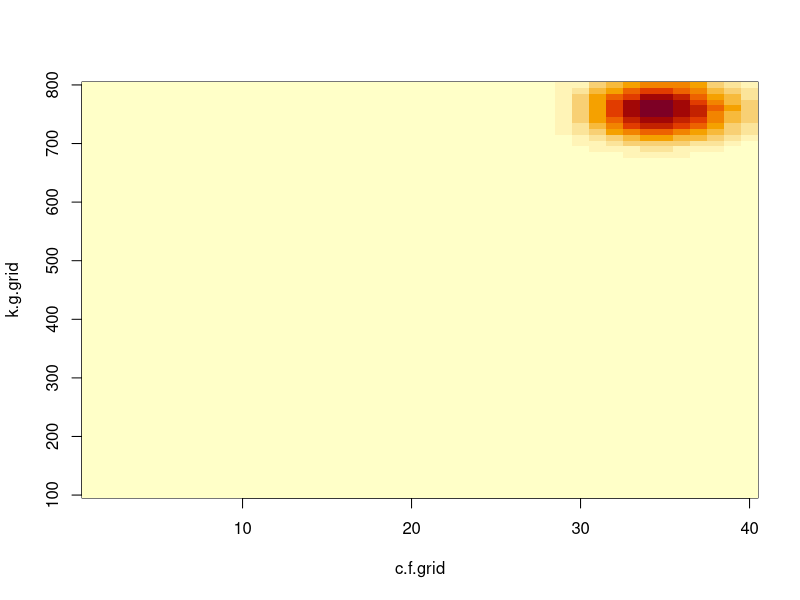
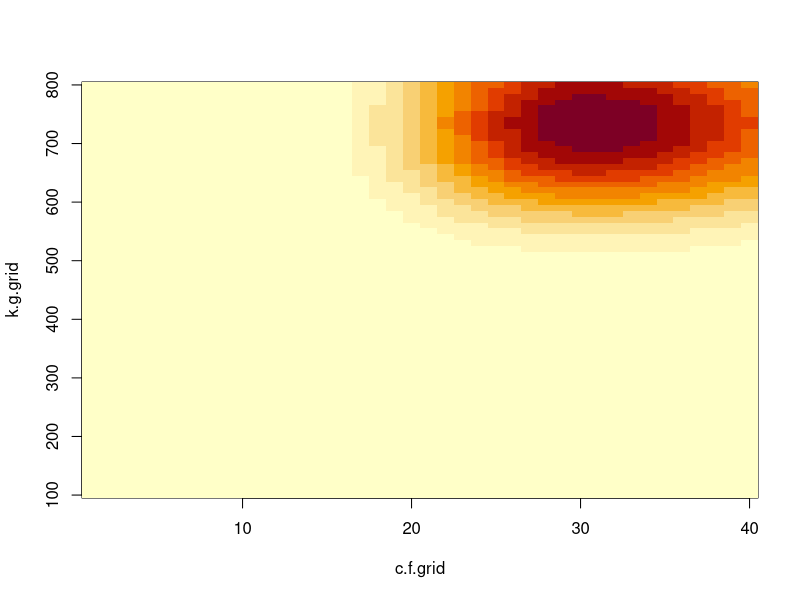
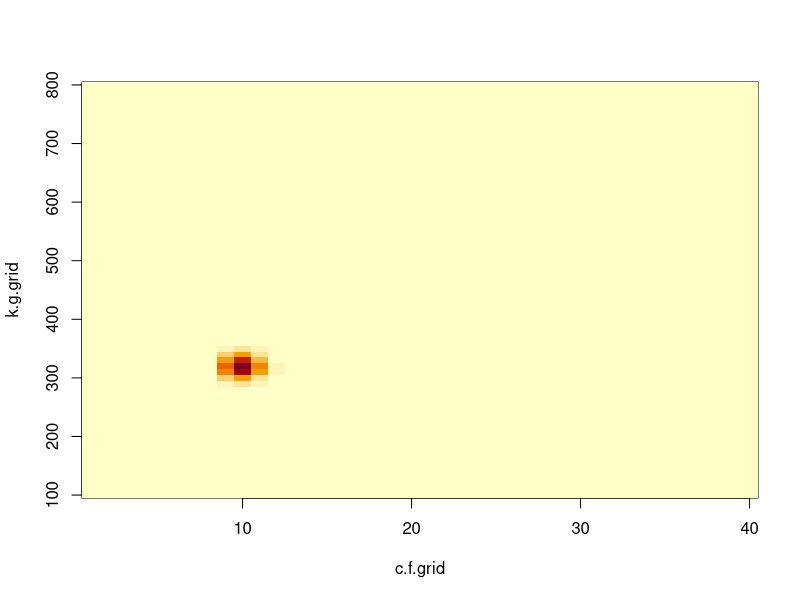
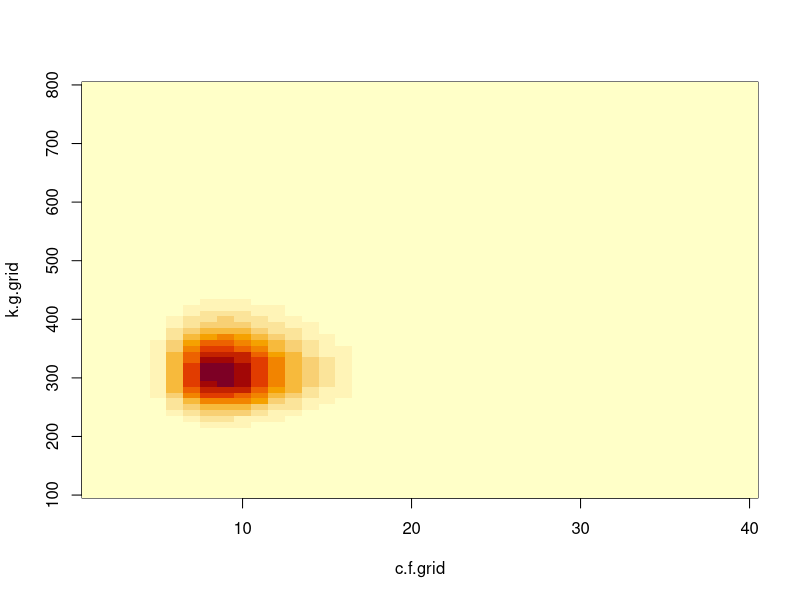
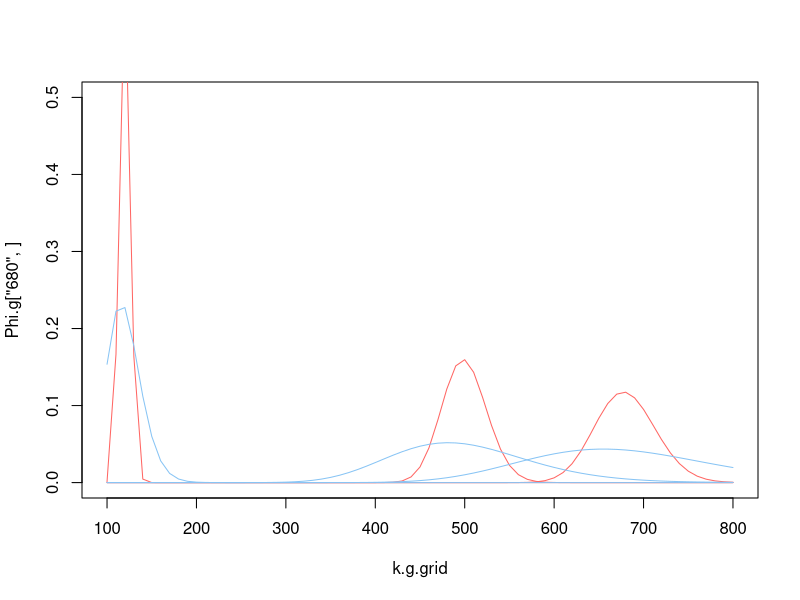
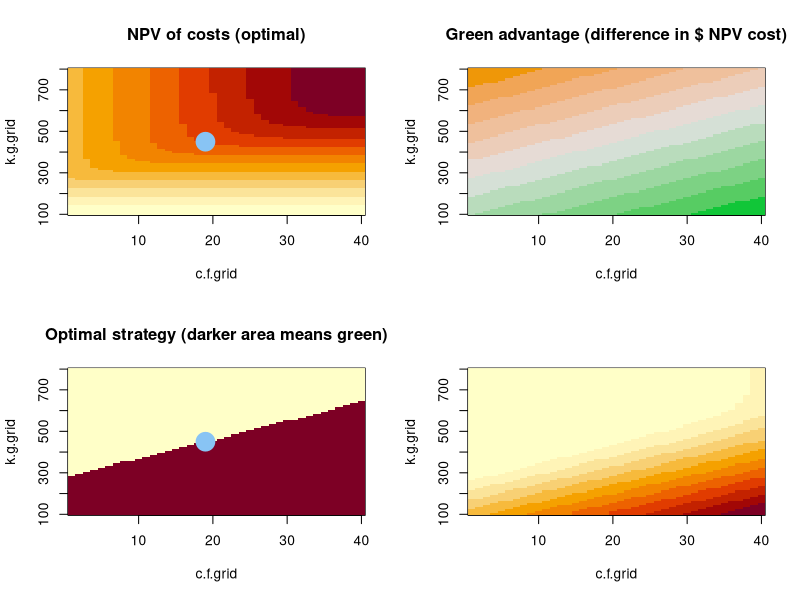
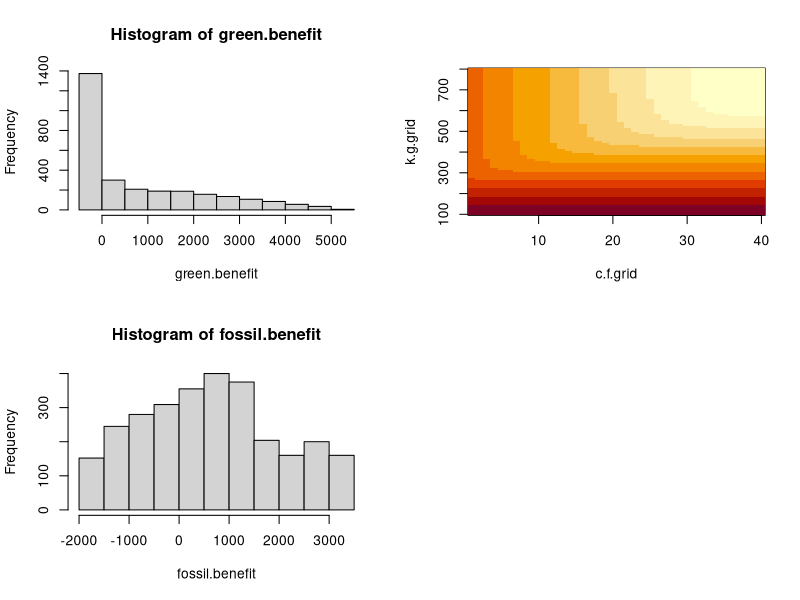

Reproduce these figures in R, in order.
palette(c(rgb(4, 39, 60, maxColorValue=255), # RFF black
          rgb(116,100,94, maxColorValue=255), # RFF brown
          rgb(80,177,97, maxColorValue=255), # RFF green
          rgb(136,196,244, maxColorValue=255), # RFF blue
          rgb(255, 102, 99, maxColorValue=255), # RFF coral
          rgb(118, 94, 165, maxColorValue=255), # RFF purple
          rgb(244, 162, 95, maxColorValue=255), # RFF orange
          rgb(235, 211, 103, maxColorValue=255), # RFF yellow
          rgb(224, 228, 231, maxColorValue=255))) # RFF light gray

rm(list=ls())
set.seed(1)
# Discount rate
r = 0.1

#### Capital costs
## Green cost parameters
# Capital
k.g.0 = 450
mu.g = 0
sigma.g = 0.05
# Operating
c.g = 0

## Fossil cost parameters
# Capital
k.f = 277.5 # for L=1
# k.f = 278 # for L=10. To do: update

# Operating
c.f.0 = 19 # for L=1
mu.f = 0
# sigma.f = 0.1118 # for L=10. To do: update
sigma.f = 0.09133 # for L=1

# Asset life
# L = 10 # To do: update
L = 1
DF = 1/(1+r)^(1:L)

# Output/year
# q = 1 # for L=10 (To do)
q = 10

# Simulate cost process
# GBM function
generate.GBM = function(mu, sigma, T=100, B=1000, S0=1) {
  t = 1:T
  
  # Compute geometric brownian motion
  eps <- matrix(rnorm(T*B), ncol = B, nrow = T)  
  
  # S0 = 100 # starting value
  # mu = 0.02
  # sigma = 0.01
  
  x <- exp((mu - sigma * sigma / 2) + sigma * eps)
  x[1:5,1:5]
  
  S <- apply(rbind(rep(S0, B), x), 2, cumprod)
  return(S)
}
set.seed(1)
c.f = generate.GBM(mu=mu.f, sigma=sigma.f, S0=c.f.0, T=20, B=10000)

# Expected costs in L years
k.g.0*exp(mu.g*L) + sum(c.g*q*DF) # green
k.f + c.f.0*sum(exp(mu.f*L)*exp(mu.f*(1:L))*q*DF)  #  fossil
c.f.0*exp(mu.f*L); mean(c.f[L+1,]) # mean matches
c.f.0^2*exp(2*mu.f*L)*(exp(sigma.f^2*L) - 1); var(c.f[L+1,]) # var ~matches

# Variance in costs in L years
k.g.0^2*exp(2*mu.g*L)*(exp(sigma.g^2 * L) - 1) # green
c.f.replace.sum = k.f + apply(c.f, 2, function(x) sum(x[(L+2):(2*L+1)]*q*DF))
var(c.f.replace.sum) # fossil

# Expected LCOE as of today
k.g.0/sum((q*DF))
(k.f + sum(c.f.0*exp(mu.f*(1:L))*q*DF))/sum(q*DF)

# Set up matrices with conditional probability densities for k.g[t+1] given k.g[t],
# and similarly for c.f
# Discretize into a given number states of each, with the probability of going from 
# price level i to level j, Phi.g[i,j] for green and Phi.f[i,j] for fossil.
k.g.grid = seq(100, 800, by=10)
c.f.grid = seq(1, 40, by=1)

grid.length.g = length(k.g.grid)
grid.length.f = length(c.f.grid)
grid.length.g*grid.length.f # state space size: 2,840 points

# Create a function giving probability distribution of price
dgbm = function(x, mu, sigma, t, x0) {
  return(dlnorm(x, meanlog = log(x0) + (mu-1/2*sigma^2)*t, sdlog = sigma*sqrt(t)))
  # return(1/sqrt(2*pi)*1/(x*sigma*sqrt(t))*exp(-(log(x)-log(x0)-(mu-0.5*sigma^2)*t)^2/(2*sigma^2*t))) # same
  # https://en.wikipedia.org/wiki/Geometric_Brownian_motion
}
t=10
# Check:
dgbm(k.g.grid, mu=mu.g, sigma=sigma.g, t=t, x0=k.g.0)/
dlnorm(k.g.grid, meanlog=log(k.g.0) + (mu.g-1/2*sigma.g^2)*t, sdlog=sigma.g*sqrt(t))

# Compute diffusion matrices
# (To do: change to also calculate these for 1 through L?)
Phi.g <- Phi.g.10 <- matrix(0, nrow=grid.length.g, ncol=grid.length.g)
rownames(Phi.g) <- colnames(Phi.g) <- k.g.grid
rownames(Phi.g.10) <- colnames(Phi.g.10) <- k.g.grid

Phi.f <- Phi.f.10 <- matrix(0, nrow=grid.length.f, ncol=grid.length.f)
rownames(Phi.f) <- colnames(Phi.f) <- c.f.grid
rownames(Phi.f.10) <- colnames(Phi.f.10) <- c.f.grid

# for c.f
for (i in 1:grid.length.f) {
  Phi.f[i,] =    dgbm(c.f.grid, mu=mu.f, sigma=sigma.f, x0=c.f.grid[i], t=1)/sum(dgbm(c.f.grid, mu=mu.f, sigma=sigma.f, x0=c.f.grid[i], t=1))
  Phi.f.10[i,] = dgbm(c.f.grid, mu=mu.f, sigma=sigma.f, x0=c.f.grid[i], t=10)/sum(dgbm(c.f.grid, mu=mu.f, sigma=sigma.f, x0=c.f.grid[i], t=10))
}
# for k.g
for (i in 1:grid.length.g) {
  Phi.g[i,] =    dgbm(k.g.grid, mu=mu.g, sigma=sigma.g, x0=k.g.grid[i], t=1)/sum(dgbm(k.g.grid, mu=mu.g, sigma=sigma.g, x0=k.g.grid[i], t=1))
  Phi.g.10[i,] = dgbm(k.g.grid, mu=mu.g, sigma=sigma.g, x0=k.g.grid[i], t=10)/sum(dgbm(k.g.grid, mu=mu.g, sigma=sigma.g, x0=k.g.grid[i], t=10))
}
range(apply(Phi.g, 1, sum))
range(apply(Phi.g.10, 1, sum))

## Compute joint conditional probability distributions
# This will give a matrix of probabilities of jumping to a (k.g[t+h], c.f[t+h]) pair,
# given the current (k.g[t], c.f[t]) pair. We need such a matrix for every (k.g[t], c.f[t]) pair
# Hence we will have an array of matrices. Both the array and each matrix will have 
# rows corresponding to c.f.grid and columns matching k.g.grid.
# This should match the dimensions of the optimal strategy vector.
dummy.mat = matrix(0, nrow=grid.length.f, ncol=grid.length.g)
Phi.f.g <- Phi.f.g.10 <-  array(list(dummy.mat), dim=c(grid.length.f, grid.length.g), dimnames=list(c.f.grid, k.g.grid))

rep.row<-function(x,n) matrix(rep(x,each=n),nrow=n)
rep.col<-function(x,n) matrix(rep(x,each=n), ncol=n, byrow=TRUE)

for (i in 1:grid.length.f) for (j in 1:grid.length.g) {
  # note: this for t=1 step ahead
  # Phi.f.g[[i,j]] = rep.row(Phi.f[i,], grid.length.g) * rep.col(Phi.g[j,], grid.length.f) # old
  Phi.f.g[[i,j]] = rep.row(Phi.g[j,], grid.length.f) * rep.col(Phi.f[i,], grid.length.g) 
  Phi.f.g[[i,j]]  = Phi.f.g[[i,j]] / sum(Phi.f.g[[i,j]] ) # normalize to a probability matrix
  
  # for t=10 steps ahead (To do: change to calculate these for 1 through L?)
  # Phi.f.g.10[[i,j]] = rep.row(Phi.f.10[i,], grid.length.g) * rep.col(Phi.g.10[j,], grid.length.f) # old
  Phi.f.g.10[[i,j]] = rep.row(Phi.g.10[j,], grid.length.f) * rep.col(Phi.f.10[i,], grid.length.g) 
  Phi.f.g.10[[i,j]]  = Phi.f.g.10[[i,j]] / sum(Phi.f.g.10[[i,j]] ) # normalize to a probability matrix
  
  rownames(Phi.f.g[[i,j]]) <- rownames(Phi.f.g.10[[i,j]]) <-  c.f.grid
  colnames(Phi.f.g[[i,j]]) <- colnames(Phi.f.g.10[[i,j]]) <-  k.g.grid
}

# Visualize
image(Phi.f.g[['35','760']], x=c.f.grid, y=k.g.grid) # probability of going from (c.f=$35, k.g=$760) to every other pair
image(Phi.f.g.10[['35','760']], x=c.f.grid, y=k.g.grid)
image(Phi.f.g[['10','320']], x=c.f.grid, y=k.g.grid)
image(Phi.f.g.10[['10','320']], x=c.f.grid, y=k.g.grid)
range(apply(Phi.f.g, 1:2, function(x) sum(x[[1]]))) # check that every matrix's rows sum to 1
range(apply(Phi.f.g, 1:2, function(x) sum(x[[1]]))) # each matrix's probabilities should sum to 1

# But if you're sufficiently away from the edges, its essentially fine
plot(Phi.g['680',] ~ k.g.grid, type='l', ylim=c(0,0.50), col=5)
lines(Phi.g['120',] ~ k.g.grid, type='l', col=5)
lines(Phi.g['500',] ~ k.g.grid, type='l', col=5)
lines(Phi.g.10['680',] ~ k.g.grid, type='l', col=4)
lines(Phi.g.10['120',] ~ k.g.grid, type='l', col=4)
lines(Phi.g.10['500',] ~ k.g.grid, type='l', col=4)

# Create optimal strategy matrix for each (k.g, c.f)
# (initial values are arbitrary. They will be overwritten on each iteration)
opt.strat = array(NA, dim=c(grid.length.f, grid.length.g),
                  dimnames=list(c.f.grid, k.g.grid)) # optimal strategies: 1=fossil, 2=green
dim(opt.strat)
# initial guess: above-average c.f values and below-average k.g values will 
# encourage green investments that is, the lower triangle of opt.strat (high fossil cost/low green)
# is 2, and the rest is 1.
opt.strat[upper.tri(opt.strat)] = 1
opt.strat[lower.tri(opt.strat, diag=T)] = 2
table(opt.strat)

grid.size = grid.length.f*grid.length.g
# Initiate value function. One value for each state. initial value is arbitrary
V = array(runif(grid.size), dim=c(grid.length.f, grid.length.g),
          dimnames=list(c.f.grid, k.g.grid))

# check that dimensions of V, opt.strat, and Phi.f.g[[i,j]] match
if (!identical(dimnames(V), dimnames(opt.strat))) stop('Error on opt.strat')
if (!identical(dimnames(V), dimnames(Phi.f.g[[1,1]]))) stop('Error on Phi.f.g')

# Note: Phi.g.10 is not currently used in the model because we have assumed
# an asset life of 1 period. When we extend it to L>1, this will change. (To do)
V.calc = function(V) {
  Vnew = array(runif(grid.size), dim=c(grid.length.f, grid.length.g),
               dimnames=list(c.f.grid, k.g.grid))
  
  C.array = array(NA, dim=c(2, length(c.f.grid), length(k.g.grid)), 
                  dimnames = list(c('fossil','green'),
                                  c.f.grid, k.g.grid))
  
  # For each potential c.f and k.g value, calculate npv costs and the optimal investment
  for (i in 1:grid.length.f) for (j in 1:grid.length.g) {
    # To do: change C.f to include expected path of c.f through h=1,..,L, rather than just 1 year
    C.f = k.f + c.f.grid[i]*exp(mu.f*1)*q*DF + sum(Phi.f.g[[i, j]]*V)/(1+r)^L
    C.g = k.g.grid[j] + c.g*q*DF + sum(Phi.f.g[[i, j]]*V)/(1+r)^L
    
    C.vec = c(C.f, C.g)
    opt.strat[i,j] = which.min(C.vec)
    C.array[,i,j] = C.vec
    
    Vnew[i,j] = min(C.vec)
  }
  
  return(list(Vnew=Vnew, opt.strat=opt.strat, npvcost=C.array))
}
delta = 1
iter = 0

st = Sys.time()
while (delta>1e-6) {
  Vnew = V.calc(V)$Vnew
  delta = max(Vnew-V)
  V = Vnew
  iter = iter+1
}
ed = Sys.time()
difftime(ed, st) 
# on Brian's machine as of 10/12 with a state space size of 2,840, this took 10 seconds to converge.
iter

V.out = V.calc(V)

# Examine solved model
par(mfrow=c(2,2))
image(z=V.out$Vnew, x=c.f.grid, y=k.g.grid, main='NPV of costs (optimal)')
points(x=c.f.0, y=k.g.0, pch=19, cex=3, col=4)

image(V.out$npvcost['green',,]-V.out$npvcost['fossil',,], x=c.f.grid, y=k.g.grid,
      main='Green advantage (difference in $ NPV cost)',
      col=hcl.colors(12, palette='Green-Orange'))

image(V.out$opt.strat, x=c.f.grid, y=k.g.grid, main='Optimal strategy (darker area means green)')
points(x=c.f.0, y=k.g.0, pch=19, cex=3, col=4)
# because our c.f.0 and k.g.0 values equated the expectation and variance of costs
# between the two assets, we are on an edge case where very small changes
# in the level of either cost parameter can flip the decision at these prices

# Optimal strategy 
V.out$opt.strat[as.character(c.f.0), as.character(k.g.0)]
V.out$opt.strat[as.character((c.f.0-2):(c.f.0+2)), as.character(seq(k.g.0-20,k.g.0+20, by=10))]

# NPV Benefit of having green = ENPV cost of perpetual fossil investment vs actual NPV cost
green.benefit = rep.col((k.f + c.f.grid*exp(mu.f*1)*q*DF)/r, grid.length.g)  - V.out$Vnew # question: does only hold if mu.f=0? I think yes
image(green.benefit, x=c.f.grid, y=k.g.grid)
hist(green.benefit)
mean(green.benefit)

# NPV Benefit of having fossil = ENPV cost of perpetual green investment vs actual NPV cost
fossil.benefit = (k.g.0 + c.g*q*DF)/r  - V.out$Vnew  # question: does only hold if mu.g=0? I think yes
image(fossil.benefit, x=c.f.grid, y=k.g.grid)
hist(fossil.benefit)
mean(fossil.benefit)

# not sure why some of these are negative--having the choice should always be strictly better
# than not having it, since we always take the min of C.f and C.g. This must be wrong.
# I think we can figure this out by just eliminating the green (or fossil) asset from the model and solving.